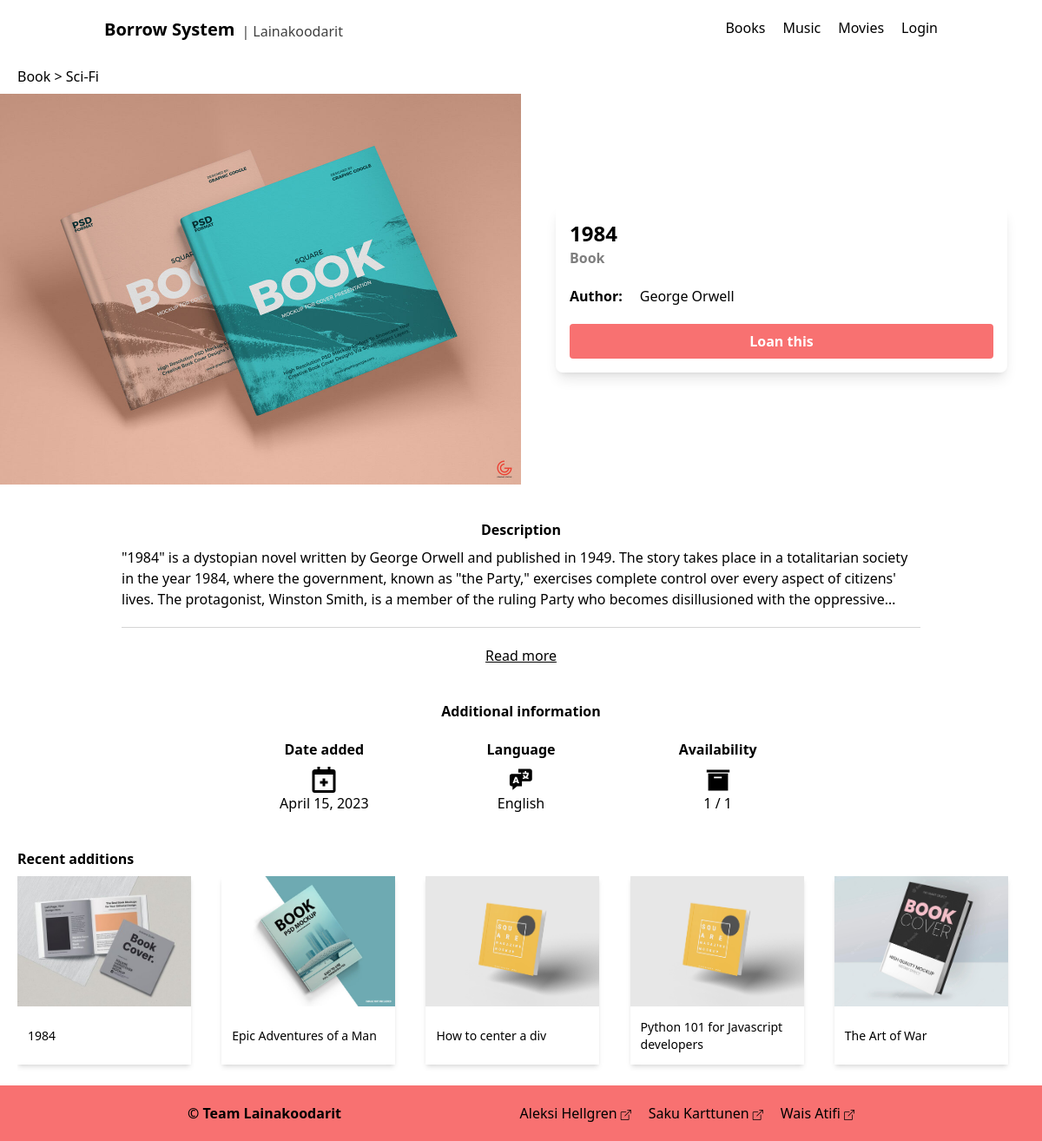
/product/1/, run on the app's committed database.
### borrow/models.py (models this page shows, shortened)
class Product(models.Model):
    name = models.CharField(max_length=50)
    genre = models.CharField(max_length=30)
    description = models.TextField(
        max_length=750, default="description not available")
    date_added = models.DateField(auto_now_add=True)
    author = models.ManyToManyField(Author)
    category = models.CharField(max_length=30)
    amount = models.SmallIntegerField(default=0)
    loaned_amount = models.SmallIntegerField(default=0)
    genre = models.CharField(max_length=30, blank=True, null=True)
    language = models.CharField(max_length=30, blank=True, null=True)
    image = models.FileField(
        upload_to="images/", blank=True, null=True)
    class Meta:
        ordering = ["name"]

class Author(models.Model):
    author_name = models.CharField(max_length=50)
    home_country = models.CharField(max_length=60, blank=True, null=True)
    class Meta:
        ordering = ["author_name"]

### borrow/views.py (the view)
# urls.py: path('product/<int:pk>/', views.ProductView.as_view(), name='product'),
class ProductView(generic.DetailView):
    model = Product
    context_object_name = 'product'
    template_name = 'borrow/product_page.html'
    def get_context_data(self, **kwargs):
        context = super().get_context_data(**kwargs)
        if not context['object'].image:
            context['object'].image = random_default_thumbnail(
                context['object'].category)
        product = self.get_object()
        available = product.amount - product.loaned_amount
        context['available'] = available
        current_category = context['object'].category
        context['recent_additions'] = Product.objects.filter(
            category=current_category)[:5]
        for obj in context['recent_additions']:
            if not obj.image:
                obj.image = random_default_thumbnail(obj.category)
        return context

### borrow/views.py (called while the page is built)
def random_default_thumbnail(category: str) -> str:
    random_num = randint(1, 5)
    return f"defaults/placeholder-{category}-{random_num}.jpg"

### borrow/templates/borrow/product_page.html (shortened to what this page needs)
{% extends "base.html" %}
{% block content %}
<article class="max-w-[1200px] mx-auto">
  <p class="my-2 mx-5 xl:mx-0">
    <a href="{% url 'borrow:list' %}?category={{ product.category }}">
      {{ product.category|title }}</a> &gt; <a href="">{{ product.genre|title }}
    </a>
  </p>
  <div class="grid md:grid-cols-4 gap-y-8">
    <div class="md:col-span-2 bg-neutral-400">
      {% load static %}
      <div class="img-container w-full aspect-[4/3] overflow-hidden relative group">
        <a href="{{ product.image.url }}">
          {% if product.image %}
          <img src="{{ product.image.url }}" alt="product image" width="300" height="200"
            class="object-cover h-full w-full transition-all hover:scale-110"/>
          {% else %}
          <img src="{% static product.image %}" alt="product image" width="300" height="200"
            class="object-cover h-full w-full transition-all hover:scale-110"/>
          {% endif %}
        </a>
      </div>
    </div>
    <div class="px-10 flex items-center md:col-span-2">
      <div class="product-card shadow-lg w-full rounded-lg p-4
        flex flex-col gap-y-5">
        <div class="prouct-header">
          <h1 class="text-2xl font-bold">{{ product.name }}</h1>
          <p class="opacity-50 font-semibold">{{ product.category|title }}</p>
        </div>
        <div class="product-creator flex items-center gap-x-5">
          <h2 class="font-semibold">Author:</h2>
          <p>
            {% for author in product.author.all %}
            {{ author.author_name }}{% if not forloop.last %}, {% endif %}
            {% endfor %}
          </p>
        </div>
        {% if available %}
        <button class="bg-red-400 py-2 px-4 rounded text-white font-semibold
          transition-all hover:text-neutral-900 active:scale-90">Loan this</button>
        {% else %}
        <button class="bg-black py-2 px-4 rounded text-neutral-100 font-semibold opacity-50
          transition-all">Unavailable</button>
        <p class="text-center -translate-y-5">* No copies available currently</p>
        {% endif %}
      </div>
    </div>
  </div>
</article>
<article class="max-w-[1000px] mx-auto my-10 px-5 sm:px-10">
  <h3 class="font-semibold text-center">Description</h3>
  <div class="my-2 space-y-4" id="description">
    {{ product.description|linebreaks }}
  </div>
  <hr id="description_line" class="my-5 border-neutral-300"/>
  <button id="readmore" class="underline block mx-auto">Read more</button>
</article>
<section class="max-w-[700px] mx-auto my-8 px-5">
  <h3 class="font-semibold text-center mb-5">Additional information</h3>
  <div class="grid grid-cols-2 mx-auto gap-y-6 gap-x-5 sm:grid-cols-3">
    {% if product.date_added %}
    <div class="flex flex-col gap-x-2 items-center">
      <div class="text-center">
        <h4 class="mb-2 font-semibold">Date added</h4>
        <img src="{% static 'icons/date_added.svg' %}" alt="tags -icon" width="30" height="30"
        class="mx-auto"/>
      </div>
      <div class="flex gap-x-5">
        <p class="justify-center">
          {{ product.date_added }}
        </p>
      </div>
    </div>
    {% endif %}
    {% if product.language %}
    <div class="flex flex-col gap-x-2 justify-evenly items-center">
      <div class="text-center">
        <h4 class="mb-2 font-semibold">Language</h4>
        <img src="{% static 'icons/language.svg' %}" alt="tags -icon" width="30" height="30"
        class="mx-auto"/>
      </div>
      <div class="flex gap-x-5">
        <p class="justify-center">
          {{ product.language }}
        </p>
      </div>
    </div>
    {% endif %}
    {% if product %}
    <div class="flex flex-col gap-x-2 justify-evenly items-center">
      <div class="text-center">
        <h4 class="mb-2 font-semibold">Availability</h4>
        <img src="{% static 'icons/storage.svg' %}" alt="tags -icon" width="30" height="30"
        class="mx-auto"/>
      </div>
      <div class="flex gap-x-5 mx-auto">
        <p class="justify-center">
          {{ available }} / {{ product.amount }}
        </p>
      </div>
    </div>
    {% endif %}
  </div>
</section>
<section class="max-w-[1200px] mx-auto mt-10 px-5">
  <h3 class="font-semibold mb-2">Recent additions</h3>
  <div class="carousel grid grid-flow-col text-center pb-6 overflow-auto gap-x-4">
    {% for product in recent_additions %}
    <a href="{% url 'borrow:product' product.id %}" draggable="false"
      class="select-none shadow-md w-[200px] aspect-square group transition-all hover:shadow-lg">
      <div class="overflow-hidden relative group">
        {% if product.image %}
          <img src="{{ product.image.url }}" alt="{{ product.title }} -thumbnail" width="300" height="300"
            draggable="false"
        {% else %}
          {% load static %}
        {% endif %}
        class="object-cover aspect-[4/3] transition-all group-hover:scale-110"/>
      </div>
      <p class="text-sm line-clamp-2 py-2 px-3 text-start h-2/6 flex items-center
        transition-all group-hover:underline">{{ product.name }}</p>
    </a>
    {% endfor %}
  </div>
</section>
{% endblock %}

### templates/base.html (shortened to what this page needs)
<!DOCTYPE html>
<html lang="en">
  <head>
    <script src="https://cdn.tailwindcss.com"></script>
    <link rel="stylesheet" href="https://cdn.jsdelivr.net/npm/bootstrap-icons@1.10.4/font/bootstrap-icons.css"/>
    {% load static %}
  </head>
  <body class="min-h-screen min-h-[100svh] flex flex-col justify-between">
    <nav class="w-full max-w-[1000px] mx-auto flex justify-between p-5">
      <div class="flex gap-x-2 justify-center items-end">
        <a href="{% url 'borrow:index' %}" class="text-center text-xl font-bold">Borrow System</a>
        <p class="text-center opacity-75 hidden sm:block">| Lainakoodarit</p>
      </div>
      <ul class="flex gap-x-5">
        <li>
          <a href="{% url 'borrow:list' %}?category=book">Books</a>
        </li>
        <li>
          <a href="{% url 'borrow:list' %}?category=music">Music</a>
        </li>
        <li>
          <a href="{% url 'borrow:list' %}?category=movie">Movies</a>
        </li>
        {% if user.is_authenticated %}
        <li>
          <p class="text-red-500">Hello: {{user}} </p>
        </li>
        <li>
          <a href="{% url 'logout' %}">Logout</a>
        </li>
        {% else%}
        <li>
          <a href="{% url 'login' %}">Login</a>
        </li>
        {% endif%}
      </ul>
    </nav>
    <div>
      {% block content %}
      {% endblock %}
    </div>
    <footer class="bg-red-400 p-5">
      <div class="mx-auto max-w-3xl flex gap-x-10 sm:justify-between flex-col gap-y-2 text-center sm:text-start sm:flex-row">
        <p class="font-semibold">&copy; Team Lainakoodarit</p>
        <div class="flex flex-wrap gap-y-1 gap-x-5 justify-center">
          <a href="https://github.com/AleksiHel" target="_blank" class="transition-all hover:opacity-50">Aleksi Hellgren<i class="bi bi-box-arrow-up-right text-xs pl-1"></i></a>
          <a href="https://github.com/sakuexe" target="_blank" class="transition-all hover:opacity-50">Saku Karttunen<i class="bi bi-box-arrow-up-right text-xs pl-1"></i></a>
          <a href="https://github.com/Waisatifi" target="_blank" class="transition-all hover:opacity-50">Wais Atifi<i class="bi bi-box-arrow-up-right text-xs pl-1"></i></a>
        </div>
      </div>
    </footer>
  </body>
</html>

### data on the page
Product: category "Book", genre "Sci-Fi", name "1984", description "\"1984\" is a dystopian novel written by George Orwell and published in 1949. The story takes place in a totalitarian society in the year 1984, where the government, known as \"the Party,\" exercises complete control over every aspect of citizens' lives. The protagonist, Winston Smith, is a member of the ruling Party who becomes disillusioned with the…", date_added "April 15, 2023", language "English", amount "1", shows a picture
Author: author_name "George Orwell"
Product: shows a picture, name "Epic Adventures of a Man"
Product: name "How to center a div"
Product: name "Python 101 for Javascript developers"
Product: shows a picture, name "The Art of War"

### other printed values
{{ available }} "1"
